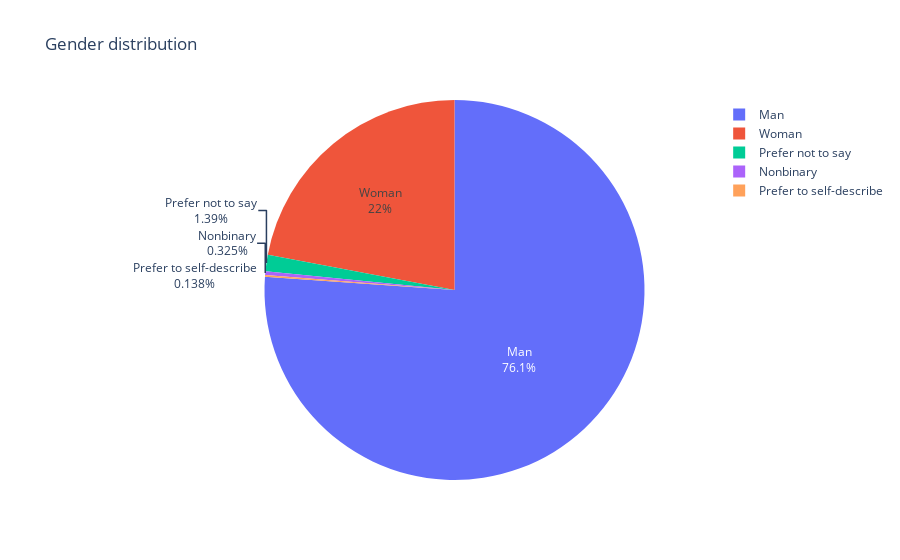

The notebook cell saved with this chart:
### Code cell
fig = px.pie(data['Q3'][1:].value_counts().reset_index(), values='Q3', names='index', labels={'index':'Gender', 'Q3':'Count'}
            ,title='Gender distribution')
fig.update_traces(textinfo='label+percent') # mostly men

### Figure 1 — Plotly figure (JSON) as saved in the notebook; plotly's stock layout.template omitted (floating-point values rounded to 4 significant figures)
{"data": [{"domain": {"x": [0, 1], "y": [0, 1]}, "hovertemplate": "Gender=%{label}<br>Count=%{value}<extra></extra>", "labels": ["Man", "Woman", "Prefer not to say", "Nonbinary", "Prefer to self-describe"], "legendgroup": "", "name": "", "showlegend": true, "textinfo": "label+percent", "type": "pie", "values": [18266, 5286, 334, 78, 33]}], "layout": {"legend": {"tracegroupgap": 0}, "title": {"text": "Gender distribution"}}}
